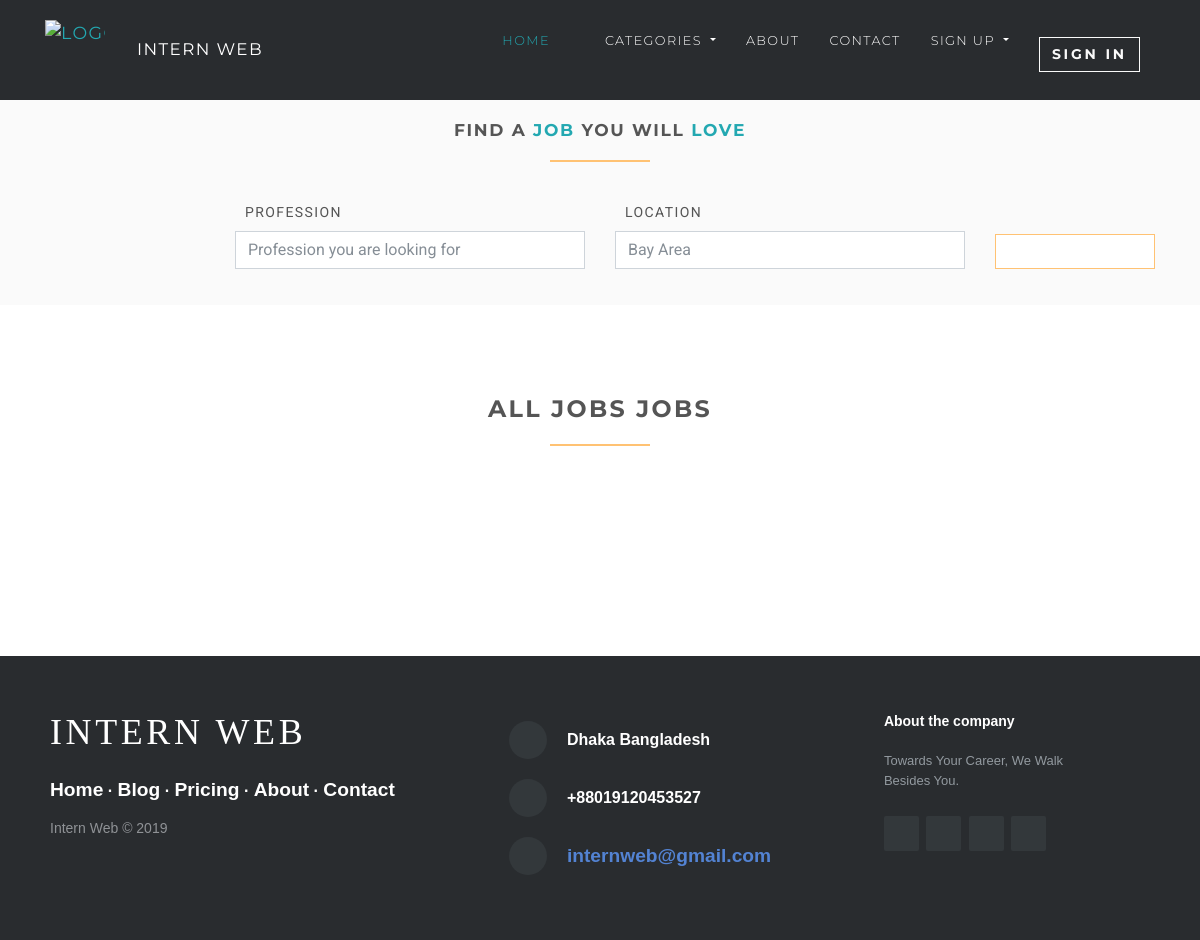
The app's page /jobs, older data.
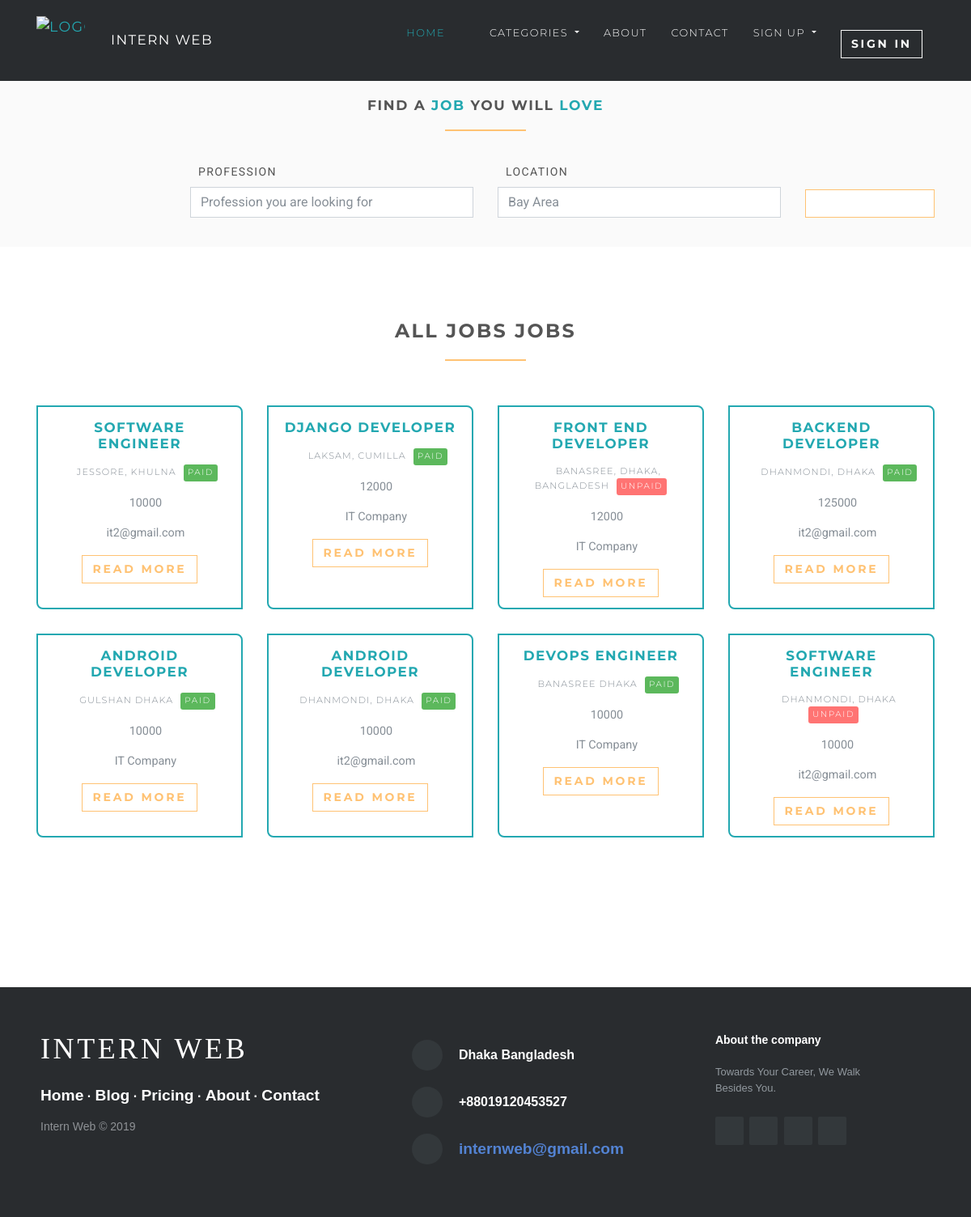
The same page, newer data.
### jobsapp/models.py (models this page shows, shortened)
class Job(models.Model):
    user = models.ForeignKey(User, on_delete=models.CASCADE)
    title = models.CharField(max_length=300)
    description = RichTextField(
        blank=True, null=True, default="Write Your Content Here")
    location = models.CharField(max_length=150)
    type = models.CharField(choices=JOB_TYPE, max_length=10)
    category = models.ForeignKey(JobCategory, on_delete=models.CASCADE)
    last_date = models.DateTimeField()
    company_name = models.CharField(max_length=100)
    company_description = models.CharField(max_length=300)
    website = models.CharField(max_length=100, default="")
    created_at = models.DateTimeField(default=timezone.now)
    filled = models.BooleanField(default=False)
    salary = models.IntegerField(default=0, blank=True)

### accounts/models.py (models this page shows, shortened)
class User(AbstractUser):
    username = None
    role = models.CharField(max_length=12, error_messages={
        'required': "Role must be provided"
    })
    gender = models.CharField(max_length=10, blank=True, null=True, default="")
    email = models.EmailField(unique=True, blank=False,
                              error_messages={
                                  'unique': "A user with that email already exists.",
                              })
    USERNAME_FIELD = "email"
    REQUIRED_FIELDS = []
    objects = UserManager()

### jobsapp/views/home.py (the view)
# urls.py: path('jobs', JobListView.as_view(), name='jobs'),
class JobListView(ListView):
    model = Job
    template_name = 'jobs/jobs.html'
    context_object_name = 'jobs'
    paginate_by = 8
    def get_context_data(self, **kwargs):
        context = super().get_context_data(**kwargs)
        context['categories'] = JobCategory.objects.all()
        context['settings'] = Setting.objects.filter(status=True).first()
        return context

### templates/jobs/jobs.html (shortened to what this page needs)
{% extends 'base.html' %} {% load static %} {% block title %} All jobs {% endblock %} {% block content %}
<section class="job-form-section job-form-section--compressed">
    <div class="container">
        <h4 class="heading">Find a <span class="accent">job </span> you will <span class="accent">love</span></h4>
        <form id="job-main-form" method="get" action="#" class="job-main-form">
            <div class="controls">
                <div class="row align-items-end">
                    <div class="col-sm-1 col-lg-2"></div>
                    <div class="col-sm-5 col-lg-4 form-group">
                        <label for="profession">Profession</label>
                        <input type="text" id="profession" name="profession" placeholder="Profession you are looking for" class="form-control">
                    </div>
                    <div class="col-sm-5 col-lg-4 form-group">
                        <label for="location">Location</label>
                        <input type="text" id="location" name="location" placeholder="Any particular location?" value="Bay Area" class="form-control">
                    </div>
                    <div class="col-sm-1 col-lg-2 form-group">
                        <button type="submit" name="name" class="btn btn-outline-white-primary job-main-form__button">
                                <i class="fa fa-search"></i>
                            </button>
                    </div>
                </div>
            </div>
        </form>
    </div>
</section>
<section>
    <div class="container">
        <h3 class="heading">All Jobs jobs</h3>
        <div class="row featured align-items-stretch">
            {% for job in jobs %}
            <div class="col-lg-3 mb-5 mb-lg-0">
                <div class="box-image-text bg-visible full-height">
                    <div class="content">
                        <div>
                            <h5><a href="{% url 'jobs:jobs-detail' job.id %}">{{ job.title }}</a></h5>
                        </div>
                        <p class="featured__details"><i class="fa fa-map-marker job__location"></i> {{ job.location }} {% if job.type == '1' %}
                            <span class="badge featured-badge badge-success">Paid</span> {% elif job.type == '2' %}
                            <span class="badge featured-badge badge-primary">Unpaid</span> {% else %}
                            <span style="color: #ffffff;" class="badge featured-badge badge-warning">Paid</span> {% endif %}
                        </p>
                        <p><i class="fa fa-money"></i> {{ job.salary }}</p>
                        <p><i class="fa fa-building"></i> {{ job.user.first_name }}</p>
                        <a><button class="btn btn-outline-white-primary">Read More</button></a>
                    </div>
                </div>
            </div>
            {% endfor %}
        </div>
    </div>
</section>
{% endblock %}

### templates/base.html (shortened to what the changed rows need)
{% load static %}
<!DOCTYPE html>
<html>
<head>
    <link rel="stylesheet" href="{% static 'vendor/bootstrap/css/bootstrap.min.css' %}">
    <link rel="stylesheet" href="{% static 'vendor/font-awesome/css/font-awesome.min.css' %}">
    <link rel="stylesheet" href="{% static 'vendor/owl.carousel/assets/owl.carousel.css' %}">
    <link rel="stylesheet" href="{% static 'vendor/owl.carousel/assets/owl.theme.default.css' %}">
    <link rel="stylesheet" href="{% static 'css/style.default.css' %}" id="theme-stylesheet">
    <link rel="stylesheet" href="{% static 'css/custom.css' %}">
    <link rel="stylesheet" href="{% static 'css/footer.css' %}"> {% block styles %}{% endblock %}
</head>
<body>
    <div>
        {% block content %} {% endblock %}
    </div>
    <footer class="col-lg-12 footer-distributed">
        <div class="footer-center">
            <div>
                <i class="fa fa-map-marker"></i>
                <p>{{settings.siteAddress}}</p>
            </div>
        </div>
    </footer>
</body>
</html>

Row changes from the older to the newer data that the page shows:
added Job: title "SOFTWARE ENGINEER", location "JESSORE, KHULNA", type "PAID", salary "10000", user.first_name "it2@gmail.com"
added Job: title "DJANGO DEVELOPER", location "LAKSAM, CUMILLA", type "PAID", salary "12000", user.first_name "IT Company"
added Job: title "FRONT END DEVELOPER", location "BANASREE, DHAKA, BANGLADESH", type "UNPAID", salary "12000", user.first_name "IT Company"
added Job: title "BACKEND DEVELOPER", location "DHANMONDI, DHAKA", type "PAID", salary "125000", user.first_name "it2@gmail.com"
added Job: title "ANDROID DEVELOPER", location "GULSHAN DHAKA", type "PAID", salary "10000", user.first_name "IT Company"
added Job: title "ANDROID DEVELOPER", location "DHANMONDI, DHAKA", type "PAID", salary "10000", user.first_name "it2@gmail.com"
added Job: title "DEVOPS ENGINEER", location "BANASREE DHAKA", type "PAID", salary "10000", user.first_name "IT Company"
added Job: title "SOFTWARE ENGINEER", location "DHANMONDI, DHAKA", type "UNPAID", salary "10000", user.first_name "it2@gmail.com"
added User: siteAddress "Dhaka Bangladesh"
Text that changed along with them:
{{ settings.siteAddress }}: "Dhaka Bangladesh" → (not shown)
